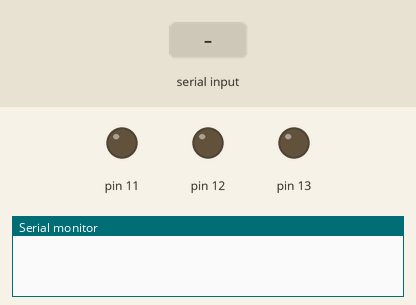
This sketch was run on a simulated Arduino Uno, built with avr-gcc and run on an emulated ATmega328P. Parts: output pins drawn as LEDs (lit = HIGH), the last lines printed to the serial monitor. The inputs (shaded band) are chosen by the test bench.

Above: at 1.2 s.
1.3 s: "90,45\n" received over Serial
At 2.0 s:
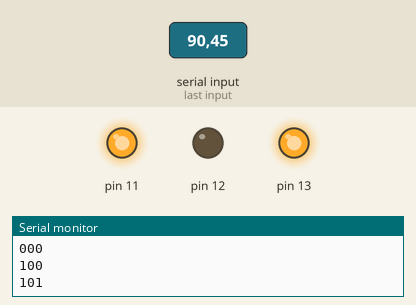
2.8 s: "30,150\n" received over Serial
At 3.2 s:
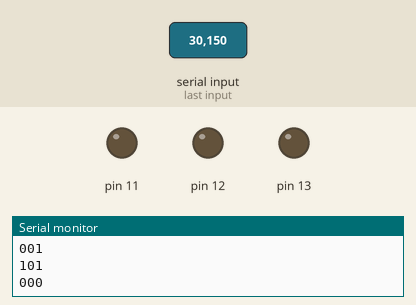
4.3 s: "200\n" received over Serial
5.8 s: "5\n" received over Serial
At 6.5 s:
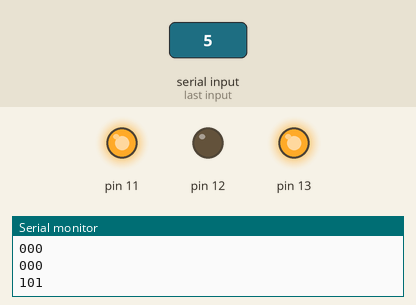
7.3 s: "90\n" received over Serial
At 7.7 s:
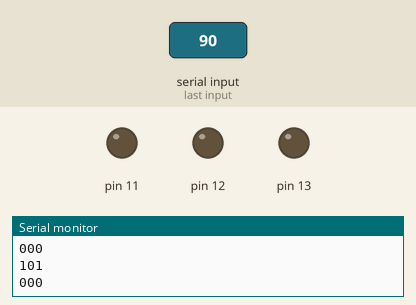
Timing chart, 0 to 9.8 s (numbered marks = the images above; inputs shaded):
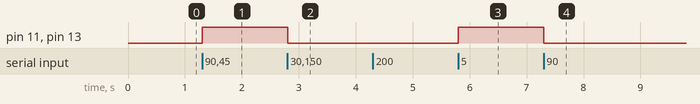

Measured:
- after the input at 1.3 s, pin 11, pin 13: LOW → HIGH at once
- after the input at 2.8 s, pin 11, pin 13: HIGH → LOW at once
- after the input at 5.8 s, pin 11, pin 13: LOW → HIGH at once
- after the input at 7.3 s, pin 11, pin 13: HIGH → LOW at once

The sketch:

serailtest.ino
```cpp
//Program to implement binatry counter with serial interfacing
/*This program was wirtten by Adithya Selvaprithiviraj
This program is free software: you can redistribute it and/or modify
it under the terms of the GNU General Public License as published by
the Free Software Foundation, either version 3 of the License, or GNU General Public License for more details.

You should have received a copy of the GNU General Public License
along with this program. If not, see <http://www.gnu.org/licenses/>.*/

void setup()
{
  Serial.begin(9600);
  pinMode(11,OUTPUT);
  pinMode(12,OUTPUT);
  pinMode(13,OUTPUT);
}
void loop()
{

  if(Serial.available()>0)
  {
    int count=Serial.read();
    count=count-48;
    if(count>=0&&count<8)
    {
      int a=count%2;
      int b=(count/2)%2;
      int c=(count/4)%2;
      digitalWrite(11,a);
      digitalWrite(12,b);
      digitalWrite(13,c);
      Serial.print(c);
      Serial.print(b);
      Serial.println(a);

    }
  }
}
```
